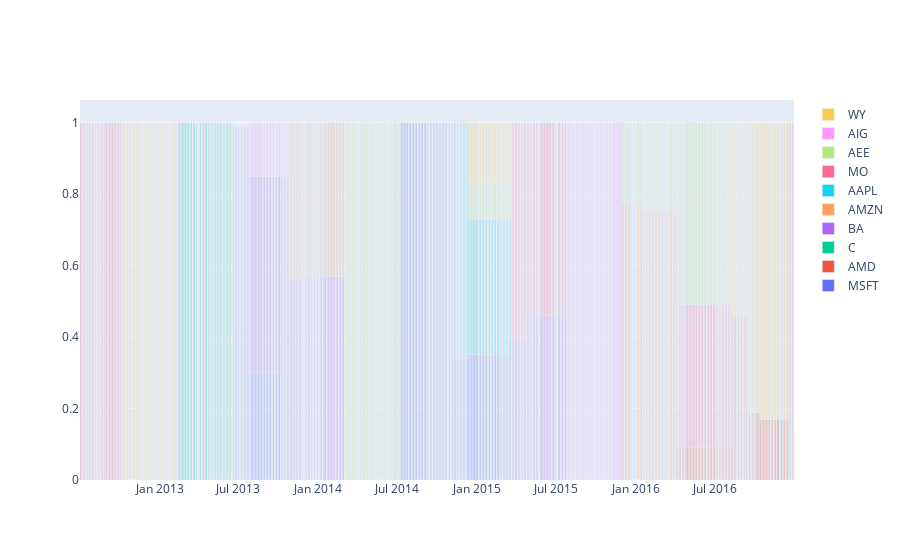

The notebook cell this image was saved under:
### Code cell
plotAllocation(ah.dropna())

### Figure 1 — Plotly figure (JSON) as saved in the notebook; plotly's stock layout.template omitted (floating-point values rounded to 4 significant figures; data arrays with more than 128 entries replaced by an {"elided": "..."} marker saying what was removed)
{"data": [{"name": "MSFT", "type": "bar", "x": {"elided": "1133 str values"}, "y": {"elided": "1133 float values"}}, {"name": "AMD", "type": "bar", "x": {"elided": "1133 str values"}, "y": {"elided": "1133 float values"}}, {"name": "C", "type": "bar", "x": {"elided": "1133 str values"}, "y": {"elided": "1133 int values"}}, {"name": "BA", "type": "bar", "x": {"elided": "1133 str values"}, "y": {"elided": "1133 float values"}}, {"name": "AMZN", "type": "bar", "x": {"elided": "1133 str values"}, "y": {"elided": "1133 float values"}}, {"name": "AAPL", "type": "bar", "x": {"elided": "1133 str values"}, "y": {"elided": "1133 float values"}}, {"name": "MO", "type": "bar", "x": {"elided": "1133 str values"}, "y": {"elided": "1133 float values"}}, {"name": "AEE", "type": "bar", "x": {"elided": "1133 str values"}, "y": {"elided": "1133 float values"}}, {"name": "AIG", "type": "bar", "x": {"elided": "1133 str values"}, "y": {"elided": "1133 float values"}}, {"name": "WY", "type": "bar", "x": {"elided": "1133 str values"}, "y": {"elided": "1133 float values"}}], "layout": {"bargap": 0, "bargroupgap": 0, "barmode": "stack", "xaxis": {"categoryorder": "total descending"}}}
